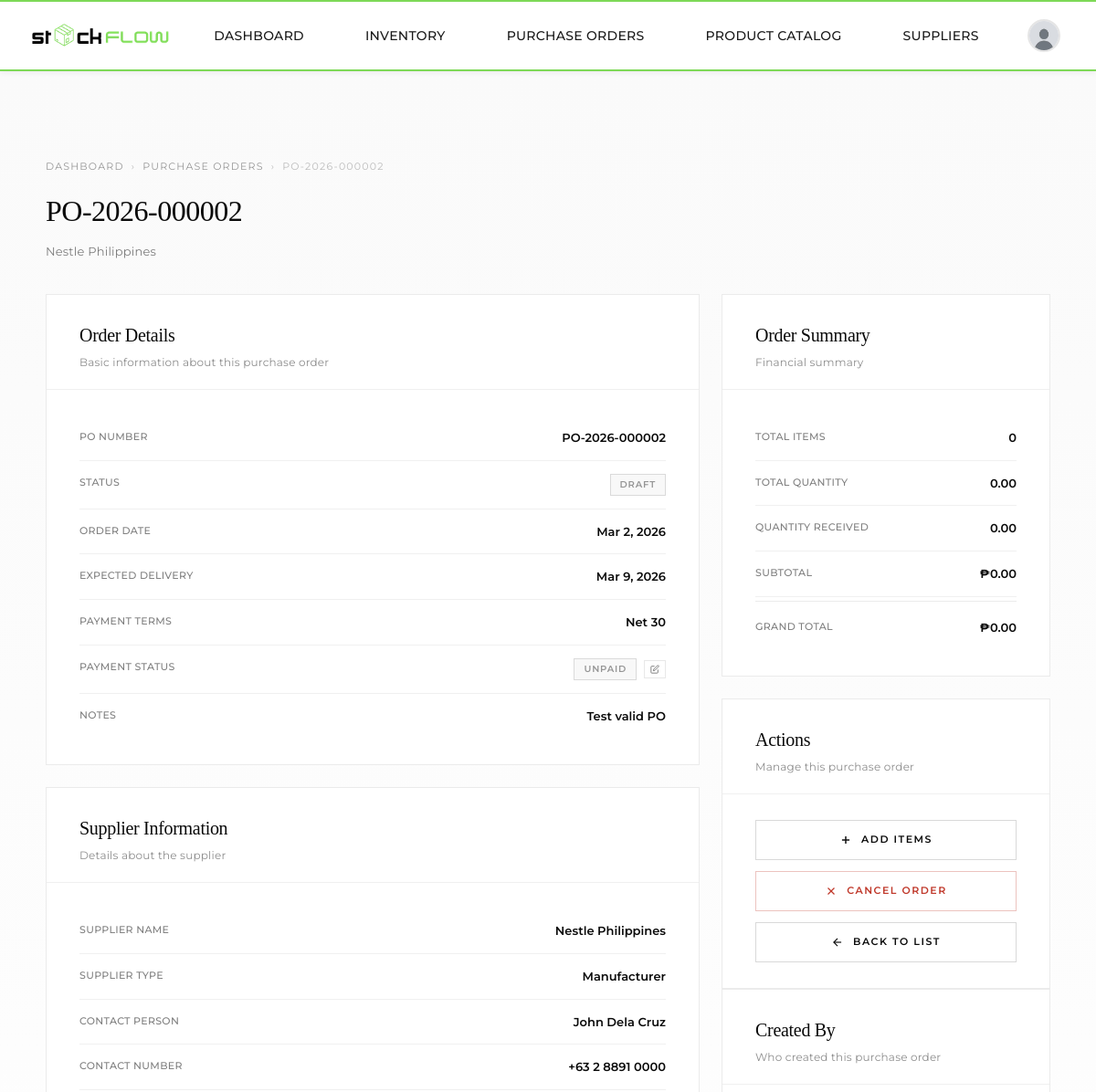
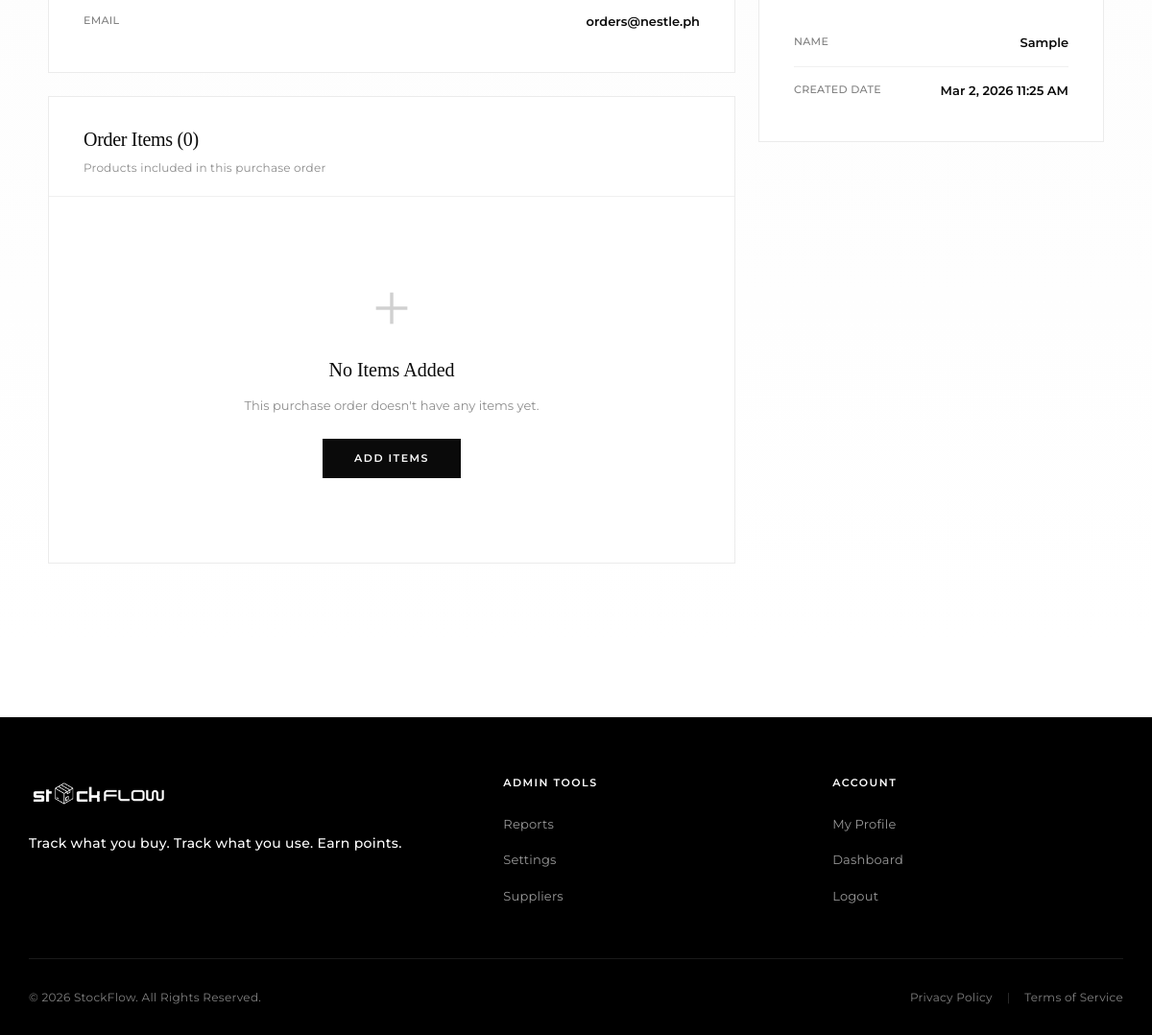
Page /grocery/purchase_orders/view_purchase_order.php?po_id=2 (signed in) on the committed database (2 pictures, top to bottom).
### tables this page shows
CREATE TABLE `purchase_orders` (
  `po_id` int(11) NOT NULL,
  `po_number` varchar(50) NOT NULL COMMENT 'Purchase Order Number',
  `store_id` int(11) NOT NULL,
  `supplier_id` int(11) NOT NULL,
  `order_date` date NOT NULL,
  `expected_delivery_date` date DEFAULT NULL,
  `actual_delivery_date` date DEFAULT NULL,
  `status` enum('draft','submitted','confirmed','partially_received','received','cancelled') DEFAULT 'draft',
  `total_amount` decimal(10,2) DEFAULT 0.00,
  `tax_amount` decimal(10,2) DEFAULT 0.00,
  `discount_amount` decimal(10,2) DEFAULT 0.00,
  `grand_total` decimal(10,2) DEFAULT 0.00,
  `payment_status` enum('unpaid','partially_paid','paid') DEFAULT 'unpaid',
  `payment_terms` varchar(100) DEFAULT NULL,
  `created_by` int(11) NOT NULL,
  `notes` text DEFAULT NULL,
  `created_at` timestamp NOT NULL DEFAULT current_timestamp(),
  `updated_at` timestamp NOT NULL DEFAULT current_timestamp() ON UPDATE current_timestamp()
);

CREATE TABLE `suppliers` (
  `supplier_id` int(11) NOT NULL,
  `supplier_name` varchar(255) NOT NULL,
  `supplier_type` enum('manufacturer','distributor','wholesaler','local_supplier') NOT NULL,
  `company_name` varchar(255) DEFAULT NULL,
  `contact_person` varchar(255) DEFAULT NULL,
  `contact_number` varchar(50) DEFAULT NULL,
  `email` varchar(255) DEFAULT NULL,
  `address` text DEFAULT NULL,
  `payment_terms` varchar(100) DEFAULT NULL COMMENT 'e.g., Net 30, Net 60, COD',
  `minimum_order_amount` decimal(10,2) DEFAULT NULL,
  `delivery_schedule` varchar(255) DEFAULT NULL COMMENT 'e.g., Mon/Wed/Fri, Weekly',
  `tin_number` varchar(50) DEFAULT NULL COMMENT 'Tax Identification Number',
  `is_active` tinyint(1) DEFAULT 1,
  `rating` decimal(3,2) DEFAULT NULL COMMENT 'Supplier rating 1-5',
  `notes` text DEFAULT NULL,
  `created_at` timestamp NOT NULL DEFAULT current_timestamp(),
  `updated_at` timestamp NOT NULL DEFAULT current_timestamp() ON UPDATE current_timestamp()
);

CREATE TABLE `users` (
  `user_id` int(11) NOT NULL,
  `full_name` varchar(255) NOT NULL,
  `email` varchar(255) NOT NULL,
  `password` varchar(1000) NOT NULL,
  `img_name` varchar(255) DEFAULT NULL,
  `is_active` tinyint(1) DEFAULT 1,
  `last_login` timestamp NULL DEFAULT NULL,
  `role` enum('customer','grocery_admin') DEFAULT 'customer',
  `store_id` int(11) DEFAULT NULL,
  `created_at` timestamp NOT NULL DEFAULT current_timestamp(),
  `updated_at` timestamp NOT NULL DEFAULT current_timestamp() ON UPDATE current_timestamp()
);

### grocery/purchase_orders/view_purchase_order.php (the view, shortened to what the rows shown need)
<?php
require_once __DIR__ . '/../../includes/config.php';
require_once __DIR__ . '/../../includes/admin_auth_check.php';
$conn      = getDBConnection();
$store_id  = $_SESSION['store_id']  ?? null;
$po_id = (int) ($_GET['po_id'] ?? 0);
$po_info = null;
if ($po_id && $store_id) {
    $stmt = $conn->prepare("
        SELECT po.*, s.supplier_name, s.supplier_type, s.contact_person,
               s.contact_number, s.email, s.payment_terms as supplier_payment_terms,
               u.full_name as created_by_name
        FROM purchase_orders po
        JOIN suppliers s ON po.supplier_id = s.supplier_id
        JOIN users u ON po.created_by = u.user_id
        WHERE po.po_id = ? AND po.store_id = ?
    ");
    $stmt->bind_param('ii', $po_id, $store_id);
    $stmt->execute();
    $po_info = $stmt->get_result()->fetch_assoc();
}
$pageCss = '<link rel="stylesheet" href="' . htmlspecialchars($baseUrl) . '/includes/style/pages/purchase_orders.css">
<link rel="preconnect" href="https://fonts.googleapis.com">
<link href="https://fonts.googleapis.com/css2?family=Montserrat:wght@400;500;600&family=Playfair+Display:wght@400&display=swap" rel="stylesheet">';
require_once __DIR__ . '/../../includes/header.php';
?>
<!DOCTYPE html>
<html lang="en">
<head>
</head>
<body>
<div class="po-page">
    <div class="po-container">
        <div class="po-page-header">
            <div class="po-breadcrumb">
                <a href="../grocery_dashboard.php">Dashboard</a>
                <span>›</span>
                <a href="index.php">Purchase Orders</a>
                <span>›</span>
                <span><?= htmlspecialchars($po_info['po_number']) ?></span>
            </div>
            <h1 class="po-page-title"><?= htmlspecialchars($po_info['po_number']) ?></h1>
            <p class="po-page-subtitle"><?= htmlspecialchars($po_info['supplier_name']) ?></p>
        </div>
        <div class="po-grid">
            <div>
                <div class="po-card" style="margin-bottom: 24px;">
                    <div class="po-card-body">
                        <div class="summary-item">
                            <span class="summary-label">PO Number</span>
                            <span class="summary-value"><?= htmlspecialchars($po_info['po_number']) ?></span>
                        </div>
                        <div class="summary-item">
                            <span class="summary-value">
                                <span class="badge badge-<?= $po_info['status'] === 'draft' ? 'inactive' : ($po_info['status'] === 'received' ? 'active' : 'type') ?>">
                                    <?= ucfirst(str_replace('_', ' ', $po_info['status'])) ?>
                                </span>
                            </span>
                        </div>
                        <div class="summary-item">
                            <span class="summary-label">Order Date</span>
                            <span class="summary-value"><?= date('M j, Y', strtotime($po_info['order_date'])) ?></span>
                        </div>
                        <?php if ($po_info['expected_delivery_date']): ?>
                        <div class="summary-item">
                            <span class="summary-label">Expected Delivery</span>
                            <span class="summary-value"><?= date('M j, Y', strtotime($po_info['expected_delivery_date'])) ?></span>
                        </div>
                        <?php endif; ?>
                        <div class="summary-item">
                            <span class="summary-label">Payment Terms</span>
                            <span class="summary-value"><?= htmlspecialchars($po_info['payment_terms'] ?: $po_info['supplier_payment_terms']) ?></span>
                        </div>
                        <div class="summary-item">
                            <span class="summary-value">
                                <div class="payment-status-wrapper">
                                    <span class="badge badge-<?= $po_info['payment_status'] === 'paid' ? 'active' : ($po_info['payment_status'] === 'partially_paid' ? 'type' : 'inactive') ?>" id="payment-badge-detail">
                                        <?= ucfirst($po_info['payment_status'] ?: 'unpaid') ?>
                                    </span>
                                    <button class="btn btn-sm btn-secondary payment-edit-btn" onclick="showPaymentEditDetail()" title="Edit Payment Status">
                                        <svg width="10" height="10" viewBox="0 0 24 24" fill="none" stroke="currentColor" stroke-width="2"><path d="M11 4H4a2 2 0 0 0-2 2v14a2 2 0 0 0 2 2h14a2 2 0 0 0 2-2v-7"/><path d="M18.5 2.5a2.121 2.121 0 0 1 3 3L12 15l-4 1 1-4 9.5-9.5z"/></svg>
                                    </button>
                                </div>
                            </span>
                        </div>
                        <?php if ($po_info['notes']): ?>
                        <div class="summary-item">
                            <span class="summary-label">Notes</span>
                            <span class="summary-value"><?= htmlspecialchars($po_info['notes']) ?></span>
                        </div>
                        <?php endif; ?>
                    </div>
                </div>
                <div class="po-card" style="margin-bottom: 24px;">
                    <div class="po-card-body">
                        <div class="summary-item">
                            <span class="summary-label">Supplier Name</span>
                            <span class="summary-value"><?= htmlspecialchars($po_info['supplier_name']) ?></span>
                        </div>
                        <div class="summary-item">
                            <span class="summary-label">Supplier Type</span>
                            <span class="summary-value"><?= ucfirst(str_replace('_', ' ', $po_info['supplier_type'])) ?></span>
                        </div>
                        <?php if ($po_info['contact_person']): ?>
                        <div class="summary-item">
                            <span class="summary-label">Contact Person</span>
                            <span class="summary-value"><?= htmlspecialchars($po_info['contact_person']) ?></span>
                        </div>
                        <?php endif; ?>
                        <?php if ($po_info['contact_number']): ?>
                        <div class="summary-item">
                            <span class="summary-label">Contact Number</span>
                            <span class="summary-value"><?= htmlspecialchars($po_info['contact_number']) ?></span>
                        </div>
                        <?php endif; ?>
                        <?php if ($po_info['email']): ?>
                        <div class="summary-item">
                            <span class="summary-label">Email</span>
                            <span class="summary-value"><?= htmlspecialchars($po_info['email']) ?></span>
                        </div>
                        <?php endif; ?>
                    </div>
                </div>
            </div>
            <div>
                <div class="po-card" style="margin-bottom: 24px;">
                    <div class="po-card-body">
                        <div class="summary-item" style="font-weight: 600;">
                            <span class="summary-label">Grand Total</span>
                            <span class="summary-value">₱<?= number_format($po_info['grand_total'], 2) ?></span>
                        </div>
                    </div>
                </div>
                <div class="po-card">
                    <div class="po-card-body">
                        <div class="summary-item">
                            <span class="summary-label">Name</span>
                            <span class="summary-value"><?= htmlspecialchars($po_info['created_by_name']) ?></span>
                        </div>
                        <div class="summary-item">
                            <span class="summary-label">Created Date</span>
                            <span class="summary-value"><?= date('M j, Y g:i A', strtotime($po_info['created_at'])) ?></span>
                        </div>
                    </div>
                </div>
            </div>
        </div>
    </div>
</div>
<?php require_once __DIR__ . '/../../includes/footer.php'; ?>
</body>
</html>

### rows in the picture
purchase_orders: po_number "PO-2026-000002", supplier.supplier_name "Nestle Philippines", status "DRAFT", order_date "Mar 2, 2026", expected_delivery_date "Mar 9, 2026", supplier.payment_terms "Net 30", payment_status "UNPAID", notes "Test valid PO", supplier.supplier_type "Manufacturer", supplier.contact_person "John Dela Cruz", supplier.contact_number "+63 2 8891 0000", supplier.email "orders@nestle.ph", grand_total "0.00", created_by.full_name "Sample", created_at "Mar 2, 2026 11:25 AM"

### other values in the picture
count($po_items) "0"
$total_quantity "0.00"
$total_received "0.00"
$total_amount "0.00"
